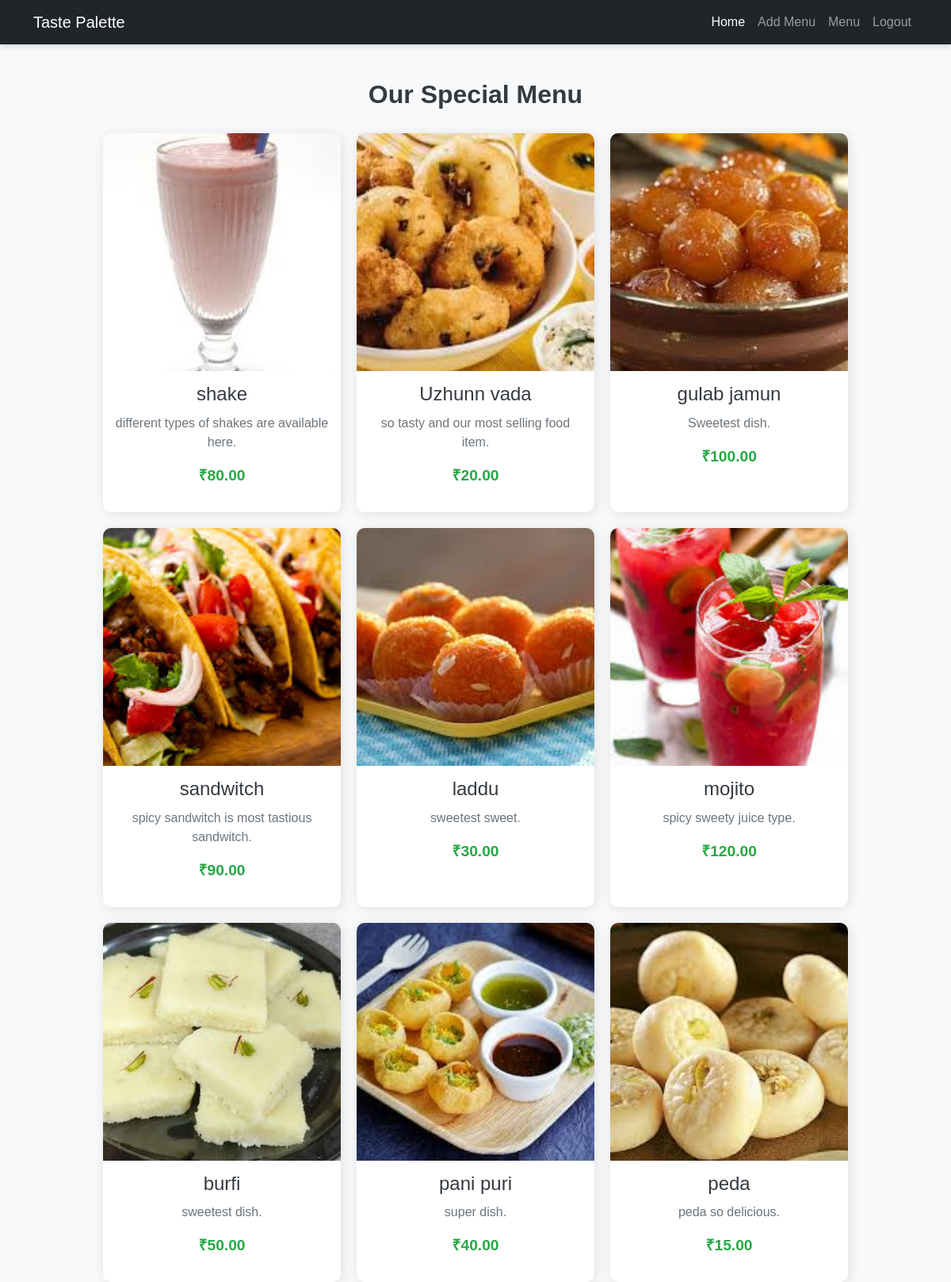
The app's page /menu/ with its own data.
### app/models.py (models this page shows, shortened)
class MenuCard(models.Model):
    staf = models.ForeignKey(Staf, on_delete=models.CASCADE)  # Link menu to a staff user
    item_name = models.CharField(max_length=200)
    description = models.TextField()
    price = models.DecimalField(max_digits=6, decimal_places=2)
    image = models.ImageField(upload_to='menu_images/', blank=True, null=True)

### app/views.py (the view)
# urls.py: path('menu/', views.menu_list, name='menu_list'),
def menu_list(request):
    menu_items = MenuCard.objects.all()  # Fetch all menu items
    return render(request, "staf/menu_list.html", {"menu_items": menu_items})

### templates/staf/menu_list.html (shortened to what this page needs)
<!DOCTYPE html>
<html lang="en">
<head>
    <link href="https://cdn.jsdelivr.net/npm/bootstrap@5.3.0/dist/css/bootstrap.min.css" rel="stylesheet">
</head>
<body>
    <nav class="navbar navbar-expand-lg navbar-dark bg-dark fixed-top">
        <div class="container">
            <a class="navbar-brand" href="#">Taste Palette</a>
            <div class="collapse navbar-collapse" id="navbarNav">
                <ul class="navbar-nav ms-auto">
                    <li class="nav-item"><a class="nav-link active" href="../">Home</a></li>
                    <li class="nav-item"><a class="nav-link" href="../add-menu">Add Menu</a></li>
                    <li class="nav-item"><a class="nav-link" href="../menu">Menu</a></li>
                    <li class="nav-item"><a class="nav-link" href="../logout">Logout</a></li>
                </ul>
            </div>
        </div>
    </nav>
    <div class="container menu-section">
        <h2 class="menu-title">Our Special Menu</h2>
        <div class="menu-container">
            {% for item in menu_items %}
                <div class="menu-card">
                    <img src="{{ item.image.url }}" alt="{{ item.item_name }}">
                    <div class="menu-info">
                        <h3>{{ item.item_name }}</h3>
                        <p>{{ item.description }}</p>
                        <p class="price">₹{{ item.price }}</p>
                    </div>
                </div>
            {% empty %}
                <p>No menu items available.</p>
            {% endfor %}
        </div>
    </div>
</body>
</html>

### templates/staf/menu_list.html (style rules this page uses)
body { background-color: #f8f9fa; font-family: 'Poppins', sans-serif; }
.navbar { box-shadow: 0px 4px 6px rgba(0, 0, 0, 0.1); }
.menu-section { margin-top: 100px; text-align: center; }
.menu-title { font-size: 2rem; font-weight: bold; color: #343a40; margin-bottom: 30px; }
.menu-container { display: flex; flex-wrap: wrap; justify-content: center; gap: 20px; }
.menu-card { background: #fff; border-radius: 10px; overflow: hidden; width: 300px; text-align: center; transition: transform 0.3s ease-in-out, box-shadow 0.3s ease-in-out; box-shadow: 2px 2px 15px rgba(0, 0, 0, 0.1); position: relative; }
.menu-card img { width: 100%; height: 300px; object-fit: cover; }
.menu-card .menu-info { padding: 15px; }
.menu-card h3 { font-size: 1.5rem; color: #343a40; margin-bottom: 10px; }
.menu-card p { font-size: 1rem; color: #6c757d; }
.menu-card .price { font-size: 1.2rem; font-weight: bold; color: #28a745; }

### records on screen
MenuCard: image (picture), item_name "shake", description "different types of shakes are available here.", price "80.00"
MenuCard: image (picture), item_name "Uzhunn vada", description "so tasty and our most selling food item.", price "20.00"
MenuCard: image (picture), item_name "gulab jamun", description "Sweetest dish.", price "100.00"
MenuCard: image (picture), item_name "sandwitch", description "spicy sandwitch is most tastious sandwitch.", price "90.00"
MenuCard: image (picture), item_name "laddu", description "sweetest sweet.", price "30.00"
MenuCard: image (picture), item_name "mojito", description "spicy sweety juice type.", price "120.00"
MenuCard: image (picture), item_name "burfi", description "sweetest dish.", price "50.00"
MenuCard: image (picture), item_name "pani puri", description "super dish.", price "40.00"
MenuCard: image (picture), item_name "peda", description "peda so delicious.", price "15.00"
